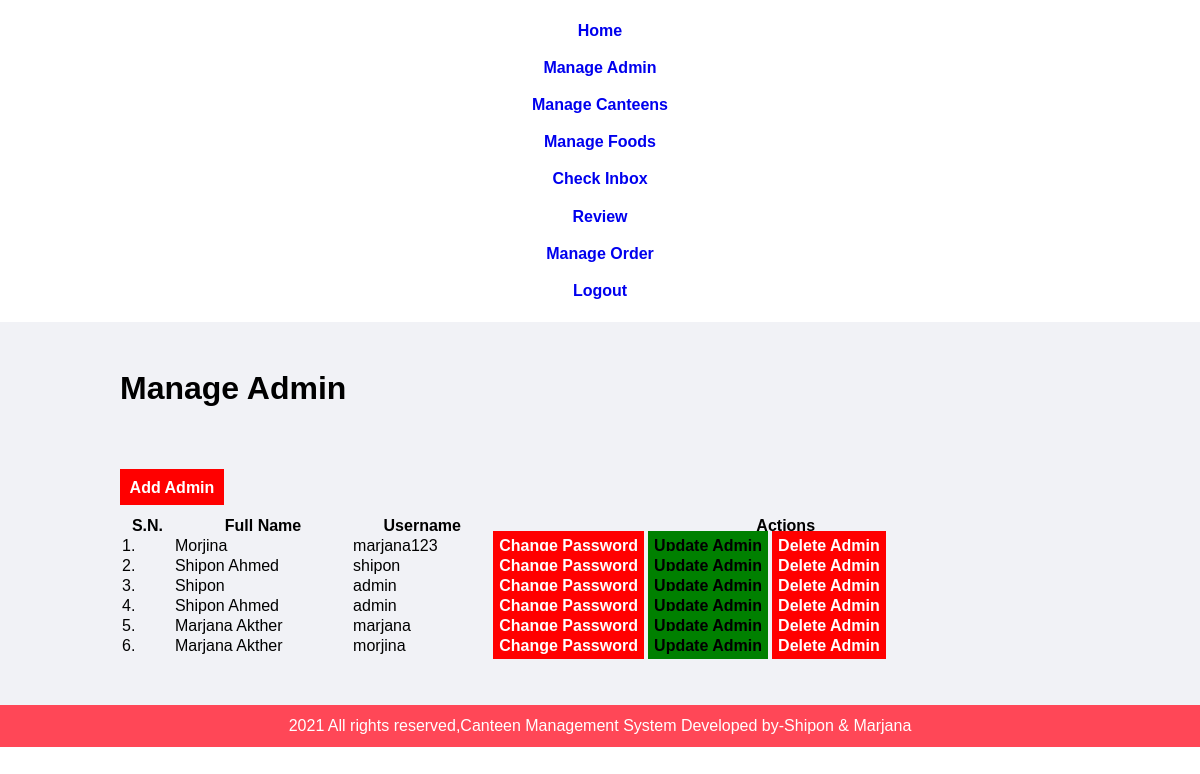
The page /admin/manage-admin.php (signed in) on the database its author committed.
### tables this page shows
CREATE TABLE `admin_table` (
  `id` int(10) UNSIGNED NOT NULL,
  `full_name` varchar(100) NOT NULL,
  `username` varchar(100) NOT NULL,
  `password` varchar(255) NOT NULL
);

### admin/manage-admin.php (the view, shortened to what this page needs)
<?php include('partials/menu.php');?>
<div class="main-content">
    <div class="wrapper">
    <h1>Manage Admin</h1>
        <br/>
        <br/> <br/> <br/>
        <a href="add-admin.php" class="btn-primary">Add Admin</a>
        <br/> <br/>
    <table class="tbl-full">
        <tr>
            <th>S.N.</th>
            <th>Full Name</th>
            <th>Username</th>
            <th>Actions</th>
        </tr>
        <?php
            $sql ="SELECT* FROM admin_table";
            $res = mysqli_query($conn,$sql);
            if($res==TRUE)
            {
                $count=mysqli_num_rows($res);
                $sn=1;
                if($count>0)
                {
                    while($rows=mysqli_fetch_assoc($res))
                    {
                    $id = $rows['id'];
                    $full_name = $rows['full_name'];
                    $username = $rows['username'];
                    ?>
                        <tr>
                               <td><?php echo $sn++; ?>.</td>
                                <td><?php echo $full_name; ?></td>
                                <td><?php echo $username; ?></td>
                                <td>
                                    <a href="<?php echo SITEURL; ?>admin/update-password.php?id=<?php echo $id; ?>" class="btn-primary">Change Password</a>
                                    <a href="<?php echo SITEURL; ?>admin/update_admin.php?id=<?php echo $id; ?>" class="btn-secendary">Update Admin</a>
                                    <a href="<?php echo SITEURL; ?>admin/delete_admin.php?id=<?php echo $id; ?>" class="btn-danger">Delete Admin</a>
                                </td>
                            </tr>
                     <?php
                    }
                }
                else {
                }
            }
        ?>
    </table>
    </div>
</div>
<?php include('partials/footer.php');?>

### css/admin.css (style rules this page uses)
* { margin: 0; padding: 0; font-family: Arial, Helvetica, sans-serif; }
.wrapper { padding: 1%; width: 80%; margin: 0 auto; }
.main-content { background-color: #f1f2f6; padding: 3% 0; }
.btn-primary { background-color: red; padding: 1%; color:white; text-decoration: none; font-weight: bold; }
.btn-secendary { background-color: green; padding: 1%; color: black; text-decoration: none; font-weight: bold; }
.btn-danger { background-color: red; padding: 1%; color:white; text-decoration: none; font-weight: bold; }
.tbl-full { width: 100%; }

### rows shown on the page
admin_table: full_name "Morjina", username "marjana123"
admin_table: full_name "Shipon Ahmed", username "shipon"
admin_table: full_name "Shipon", username "admin"
admin_table: full_name "Shipon Ahmed", username "admin"
admin_table: full_name "Marjana Akther", username "marjana"
admin_table: full_name "Marjana Akther", username "morjina"
